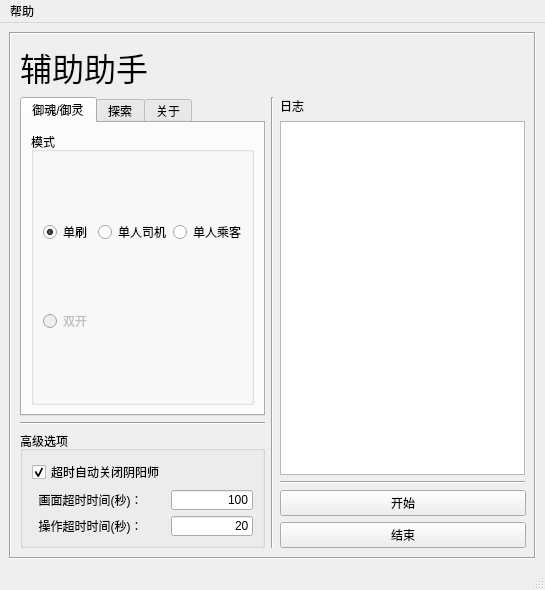
<?xml version="1.0" encoding="UTF-8"?>
<ui version="4.0">
 <class>MainWindow</class>
 <widget class="QMainWindow" name="MainWindow">
  <property name="geometry">
   <rect>
    <x>0</x>
    <y>0</y>
    <width>545</width>
    <height>590</height>
   </rect>
  </property>
  <property name="minimumSize">
   <size>
    <width>545</width>
    <height>590</height>
   </size>
  </property>
  <property name="maximumSize">
   <size>
    <width>16777215</width>
    <height>16777215</height>
   </size>
  </property>
  <property name="windowTitle">
   <string>onmyoji_bot</string>
  </property>
  <widget class="QWidget" name="centralwidget">
   <layout class="QGridLayout" name="gridLayout_6">
    <item row="1" column="0">
     <widget class="QFrame" name="frame">
      <property name="minimumSize">
       <size>
        <width>0</width>
        <height>0</height>
       </size>
      </property>
      <property name="maximumSize">
       <size>
        <width>16777215</width>
        <height>16777215</height>
       </size>
      </property>
      <property name="frameShape">
       <enum>QFrame::Box</enum>
      </property>
      <property name="frameShadow">
       <enum>QFrame::Sunken</enum>
      </property>
      <layout class="QGridLayout" name="gridLayout_3">
       <item row="1" column="2">
        <layout class="QVBoxLayout" name="verticalLayout_2">
         <item>
          <widget class="QLabel" name="label_4">
           <property name="text">
            <string>日志</string>
           </property>
          </widget>
         </item>
         <item>
          <widget class="QTextEdit" name="textEdit">
           <property name="enabled">
            <bool>true</bool>
           </property>
           <property name="minimumSize">
            <size>
             <width>216</width>
             <height>124</height>
            </size>
           </property>
           <property name="statusTip">
            <string/>
           </property>
           <property name="readOnly">
            <bool>true</bool>
           </property>
          </widget>
         </item>
         <item>
          <widget class="Line" name="line_3">
           <property name="orientation">
            <enum>Qt::Horizontal</enum>
           </property>
          </widget>
         </item>
         <item>
          <widget class="QPushButton" name="start_btn">
           <property name="minimumSize">
            <size>
             <width>246</width>
             <height>23</height>
            </size>
           </property>
           <property name="layoutDirection">
            <enum>Qt::RightToLeft</enum>
           </property>
           <property name="text">
            <string>开始</string>
           </property>
          </widget>
         </item>
         <item>
          <widget class="QPushButton" name="pushButton">
           <property name="minimumSize">
            <size>
             <width>246</width>
             <height>0</height>
            </size>
           </property>
           <property name="text">
            <string>结束</string>
           </property>
          </widget>
         </item>
        </layout>
       </item>
       <item row="0" column="0">
        <widget class="QLabel" name="label">
         <property name="font">
          <font>
           <family>Times New Roman</family>
           <pointsize>24</pointsize>
          </font>
         </property>
         <property name="text">
          <string>辅助助手</string>
         </property>
        </widget>
       </item>
       <item row="1" column="0">
        <layout class="QVBoxLayout" name="verticalLayout">
         <item>
          <widget class="QTabWidget" name="tabWidget">
           <property name="minimumSize">
            <size>
             <width>0</width>
             <height>0</height>
            </size>
           </property>
           <property name="maximumSize">
            <size>
             <width>16777215</width>
             <height>16777215</height>
            </size>
           </property>
           <property name="currentIndex">
            <number>0</number>
           </property>
           <widget class="QWidget" name="tab">
            <attribute name="title">
             <string>御魂/御灵</string>
            </attribute>
            <layout class="QGridLayout" name="gridLayout_2">
             <item row="0" column="0">
              <widget class="QGroupBox" name="groupBox">
               <property name="title">
                <string>模式</string>
               </property>
               <layout class="QGridLayout" name="gridLayout">
                <item row="0" column="2">
                 <widget class="QRadioButton" name="mitama_passenger">
                  <property name="text">
                   <string>单人乘客</string>
                  </property>
                 </widget>
                </item>
                <item row="0" column="1">
                 <widget class="QRadioButton" name="mitama_driver">
                  <property name="text">
                   <string>单人司机</string>
                  </property>
                 </widget>
                </item>
                <item row="0" column="0">
                 <widget class="QRadioButton" name="mitama_single">
                  <property name="autoFillBackground">
                   <bool>false</bool>
                  </property>
                  <property name="text">
                   <string>单刷</string>
                  </property>
                  <property name="checked">
                   <bool>true</bool>
                  </property>
                 </widget>
                </item>
                <item row="1" column="0">
                 <widget class="QRadioButton" name="mitama_dual">
                  <property name="enabled">
                   <bool>false</bool>
                  </property>
                  <property name="text">
                   <string>双开</string>
                  </property>
                 </widget>
                </item>
               </layout>
              </widget>
             </item>
            </layout>
           </widget>
           <widget class="QWidget" name="tab_2">
            <attribute name="title">
             <string>探索</string>
            </attribute>
            <layout class="QGridLayout" name="gridLayout_5">
             <item row="1" column="0">
              <widget class="QCheckBox" name="checkBox_3">
               <property name="text">
                <string>换狗粮拖放式神进度条，进度：</string>
               </property>
               <property name="checked">
                <bool>true</bool>
               </property>
              </widget>
             </item>
             <item row="4" column="0">
              <widget class="QCheckBox" name="checkBox_2">
               <property name="text">
                <string>结束后打BOSS</string>
               </property>
              </widget>
             </item>
             <item row="0" column="0">
              <widget class="QPlainTextEdit" name="plainTextEdit_2">
               <property name="maximumSize">
                <size>
                 <width>16777215</width>
                 <height>16777215</height>
                </size>
               </property>
               <property name="readOnly">
                <bool>true</bool>
               </property>
               <property name="plainText">
                <string>把狗粮队长放在最左边，点开需要打的章节，然后开始。

支持自动换狗粮，只打经验怪。

最好把“合并相同式神”选项关闭。</string>
               </property>
              </widget>
             </item>
             <item row="2" column="0">
              <widget class="QSlider" name="horizontalSlider">
               <property name="sliderPosition">
                <number>10</number>
               </property>
               <property name="orientation">
                <enum>Qt::Horizontal</enum>
               </property>
              </widget>
             </item>
            </layout>
           </widget>
           <widget class="QWidget" name="tab_3">
            <attribute name="title">
             <string>关于</string>
            </attribute>
            <layout class="QGridLayout" name="gridLayout_4">
             <item row="0" column="0">
              <widget class="QPlainTextEdit" name="plainTextEdit">
               <property name="maximumSize">
                <size>
                 <width>16777215</width>
                 <height>16777215</height>
                </size>
               </property>
               <property name="readOnly">
                <bool>true</bool>
               </property>
               <property name="plainText">
                <string>网址：https://github.com/AcademicDog/onmyoji_bot

交流Q群：592055060</string>
               </property>
              </widget>
             </item>
            </layout>
           </widget>
          </widget>
         </item>
         <item>
          <widget class="Line" name="line">
           <property name="orientation">
            <enum>Qt::Horizontal</enum>
           </property>
          </widget>
         </item>
         <item>
          <widget class="QGroupBox" name="groupBox_2">
           <property name="sizePolicy">
            <sizepolicy hsizetype="Expanding" vsizetype="Expanding">
             <horstretch>0</horstretch>
             <verstretch>0</verstretch>
            </sizepolicy>
           </property>
           <property name="minimumSize">
            <size>
             <width>0</width>
             <height>0</height>
            </size>
           </property>
           <property name="layoutDirection">
            <enum>Qt::LeftToRight</enum>
           </property>
           <property name="title">
            <string>高级选项</string>
           </property>
           <layout class="QGridLayout" name="gridLayout_7">
            <item row="0" column="0">
             <widget class="QCheckBox" name="checkBox">
              <property name="text">
               <string>超时自动关闭阴阳师</string>
              </property>
              <property name="checked">
               <bool>true</bool>
              </property>
             </widget>
            </item>
            <item row="2" column="0">
             <widget class="QLabel" name="label_2">
              <property name="text">
               <string>  画面超时时间(秒)：</string>
              </property>
             </widget>
            </item>
            <item row="3" column="0">
             <widget class="QLabel" name="label_3">
              <property name="text">
               <string>  操作超时时间(秒)：</string>
              </property>
             </widget>
            </item>
            <item row="2" column="1">
             <widget class="QLineEdit" name="lineEdit">
              <property name="sizePolicy">
               <sizepolicy hsizetype="Preferred" vsizetype="Preferred">
                <horstretch>0</horstretch>
                <verstretch>0</verstretch>
               </sizepolicy>
              </property>
              <property name="maximumSize">
               <size>
                <width>16777215</width>
                <height>20</height>
               </size>
              </property>
              <property name="text">
               <string>100</string>
              </property>
              <property name="alignment">
               <set>Qt::AlignRight|Qt::AlignTrailing|Qt::AlignVCenter</set>
              </property>
             </widget>
            </item>
            <item row="3" column="1">
             <widget class="QLineEdit" name="lineEdit_2">
              <property name="maximumSize">
               <size>
                <width>16777215</width>
                <height>20</height>
               </size>
              </property>
              <property name="text">
               <string>20</string>
              </property>
              <property name="alignment">
               <set>Qt::AlignRight|Qt::AlignTrailing|Qt::AlignVCenter</set>
              </property>
             </widget>
            </item>
           </layout>
          </widget>
         </item>
        </layout>
       </item>
       <item row="1" column="1">
        <widget class="Line" name="line_2">
         <property name="orientation">
          <enum>Qt::Vertical</enum>
         </property>
        </widget>
       </item>
      </layout>
     </widget>
    </item>
   </layout>
  </widget>
  <widget class="QMenuBar" name="menubar">
   <property name="geometry">
    <rect>
     <x>0</x>
     <y>0</y>
     <width>545</width>
     <height>23</height>
    </rect>
   </property>
   <widget class="QMenu" name="menu">
    <property name="title">
     <string>帮助</string>
    </property>
    <addaction name="actionAbout"/>
   </widget>
   <addaction name="menu"/>
  </widget>
  <widget class="QStatusBar" name="statusBar"/>
  <action name="actionFile">
   <property name="text">
    <string>File</string>
   </property>
  </action>
  <action name="actionAbout_2">
   <property name="text">
    <string>About</string>
   </property>
  </action>
  <action name="actionAbout">
   <property name="text">
    <string>About</string>
   </property>
   <property name="statusTip">
    <string/>
   </property>
  </action>
 </widget>
 <resources/>
 <connections>
  <connection>
   <sender>start_btn</sender>
   <signal>clicked()</signal>
   <receiver>MainWindow</receiver>
   <slot>start_onmyoji()</slot>
   <hints>
    <hint type="sourcelabel">
     <x>217</x>
     <y>508</y>
    </hint>
    <hint type="destinationlabel">
     <x>197</x>
     <y>327</y>
    </hint>
   </hints>
  </connection>
  <connection>
   <sender>pushButton</sender>
   <signal>clicked()</signal>
   <receiver>MainWindow</receiver>
   <slot>stop_onmyoji()</slot>
   <hints>
    <hint type="sourcelabel">
     <x>253</x>
     <y>537</y>
    </hint>
    <hint type="destinationlabel">
     <x>287</x>
     <y>247</y>
    </hint>
   </hints>
  </connection>
 </connections>
 <slots>
  <slot>start_onmyoji()</slot>
  <slot>set_mood1()</slot>
  <slot>set_mood2()</slot>
  <slot>set_mood3()</slot>
  <slot>stop_onmyoji()</slot>
  <slot>set_section()</slot>
 </slots>
</ui>
